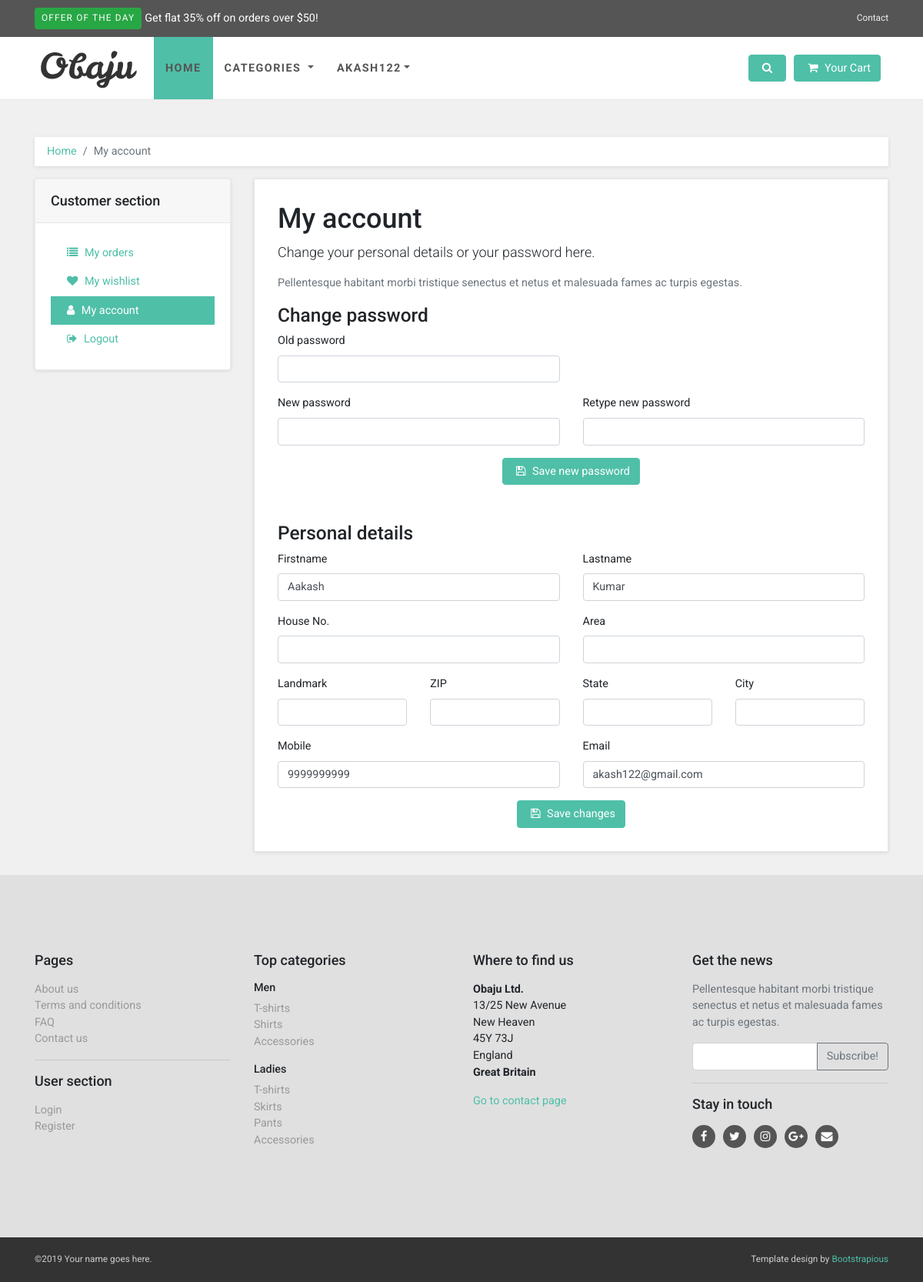
/account/akash122 (signed in), run on an earlier commit of the app's database.
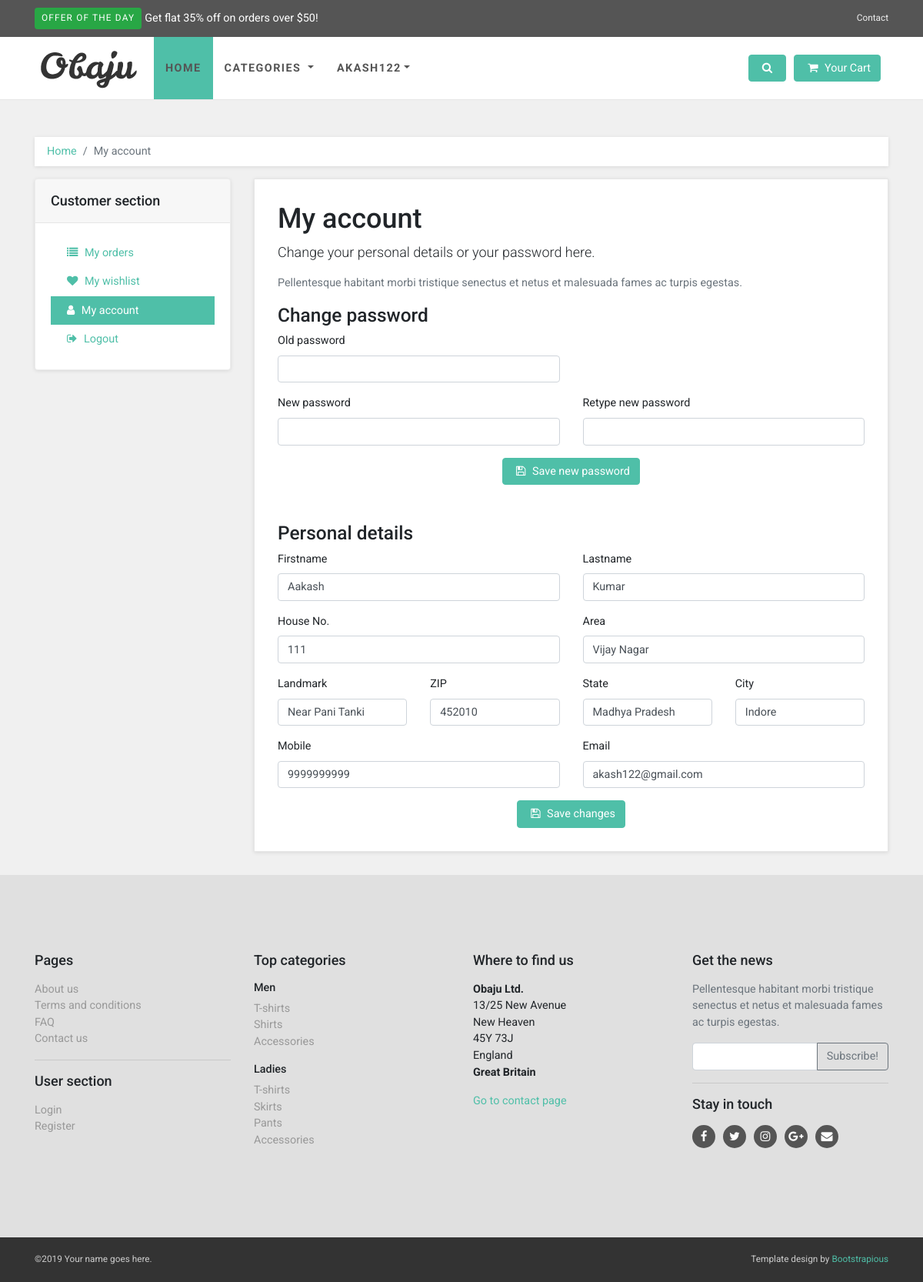
And on a later commit of the database.
### account/models.py (models this page shows, shortened)
class Address(models.Model):
    user = models.ForeignKey(User, on_delete=models.CASCADE)
    house = models.CharField(max_length=100)
    area = models.CharField(max_length=200)
    landmark = models.CharField(max_length=100)
    city = models.CharField(max_length=100)
    state = models.CharField(max_length=50)
    zip = models.PositiveBigIntegerField()
    address_type = models.CharField(max_length=10, choices=address_choice)
    primary = models.BooleanField(default=False)

### account/views.py (the view, shortened to what this page needs)
# urls.py: path('', include('account.urls')),
@login_required(login_url='/register')
def account(request, id):
    if request.method == 'GET':
        print(request.user.id)
        try:
            data1 = User.objects.get(id=request.user.id)
            data2 = Address.objects.get(Q(user=request.user) & Q(primary=True))
            print(data1.first_name)
        except User.DoesNotExist:
            data1 = None
        except Address.DoesNotExist:
            data2 = None
        context = {
            'data1' : data1,
            'data2' : data2
        }
        return render(request, 'users_template/customer-account.html', context)

### account/models.py (called while the page is built)
    def __str__(self) -> str:
        return self.username

### templates/users_template/customer-account.html (shortened to what the changed rows need)
{% extends '../base.html' %}
{% load static %}
{% block content %}
<div id="all">
  <div id="content">
    <div class="container">
      <div class="row">
        <div class="col-lg-9">
          <div class="box">
            <h1>My account</h1>
            <form action="" method="post">
              <div class="row">
                <div class="col-md-6">
                  <div class="form-group">
                    <label for="house">House No.</label>
                    <input id="company" name="house" type="text" class="form-control" value="{{data2.house}}">
                  </div>
                </div>
                <div class="col-md-6">
                  <div class="form-group">
                    <label for="street">Area</label>
                    <input id="street" name="area" type="text" class="form-control" value="{{data2.area}}">
                  </div>
                </div>
              </div>
              <div class="row">
                <div class="col-md-6 col-lg-3">
                  <div class="form-group">
                    <label for="city">Landmark</label>
                    <input id="city" name="landmark" type="text" class="form-control" value="{{data2.landmark}}">
                  </div>
                </div>
                <div class="col-md-6 col-lg-3">
                  <div class="form-group">
                    <label for="zip">ZIP</label>
                    <input id="zip" name="zip" type="text" class="form-control" value="{{data2.zip}}">
                  </div>
                </div>
                <div class="col-md-6 col-lg-3">
                  <div class="form-group">
                    <label for="state">State</label>
                    <input id="state" name="state" type="text" class="form-control" value="{{data2.state}}">
                  </div>
                </div>
                <div class="col-md-6 col-lg-3">
                  <div class="form-group">
                    <label for="country">City</label>
                    <input id="country" name="city" type="text" class="form-control" value="{{data2.city}}">
                  </div>
                </div>
              </div>
            </form>
          </div>
        </div>
      </div>
    </div>
  </div>
</div>
{% endblock %}

What changed in the data, as far as the page shows it:
now on this page (row edited): Address: house "111", area "Vijay Nagar", landmark "Near Pani Tanki", zip "452010", state "Madhya Pradesh", city "Indore"
